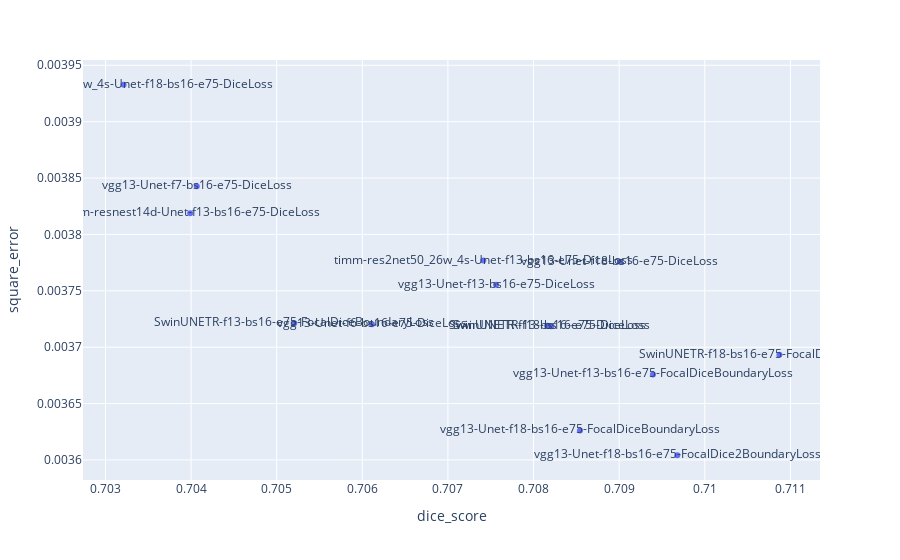

The notebook cell this image was saved under:
### Code cell
# Create a scatterplot with plotly express
import plotly.express as px
fig = px.scatter(df, x="dice_score", y="square_error", text="name")
fig.show()

### Figure 1 — Plotly figure (JSON) as saved in the notebook; plotly's stock layout.template omitted (floating-point values rounded to 4 significant figures)
{"data": [{"hovertemplate": "dice_score=%{x}<br>square_error=%{y}<br>name=%{text}<extra></extra>", "legendgroup": "", "marker": {"color": "#636efa", "symbol": "circle"}, "mode": "markers+text", "name": "", "orientation": "v", "showlegend": false, "text": ["SwinUNETR-f18-bs16-e75-FocalDiceBoundaryLoss", "vgg13-Unet-f18-bs16-e75-FocalDice2BoundaryLoss", "vgg13-Unet-f13-bs16-e75-FocalDiceBoundaryLoss", "vgg13-Unet-f18-bs16-e75-DiceLoss", "vgg13-Unet-f18-bs16-e75-FocalDiceBoundaryLoss", "SwinUNETR-f18-bs16-e75-DiceLoss", "SwinUNETR-f13-bs16-e75-DiceLoss", "vgg13-Unet-f13-bs16-e75-DiceLoss", "timm-res2net50_26w_4s-Unet-f13-bs16-e75-DiceLoss", "vgg13-Unet-f6-bs16-e75-DiceLoss", "SwinUNETR-f13-bs16-e75-FocalDiceBoundaryLoss", "vgg13-Unet-f7-bs16-e75-DiceLoss", "timm-resnest14d-Unet-f13-bs16-e75-DiceLoss", "timm-res2net50_26w_4s-Unet-f18-bs16-e75-DiceLoss"], "x": [0.7109, 0.7097, 0.7094, 0.709, 0.7085, 0.7082, 0.7082, 0.7076, 0.7074, 0.7061, 0.7052, 0.7041, 0.704, 0.7032], "xaxis": "x", "y": [0.003693, 0.003604, 0.003676, 0.003776, 0.003626, 0.003719, 0.003719, 0.003755, 0.003777, 0.00372, 0.003721, 0.003843, 0.003819, 0.003933], "yaxis": "y", "type": "scatter"}], "layout": {"xaxis": {"anchor": "y", "domain": [0.0, 1.0], "title": {"text": "dice_score"}}, "yaxis": {"anchor": "x", "domain": [0.0, 1.0], "title": {"text": "square_error"}}, "legend": {"tracegroupgap": 0}, "margin": {"t": 60}}}
